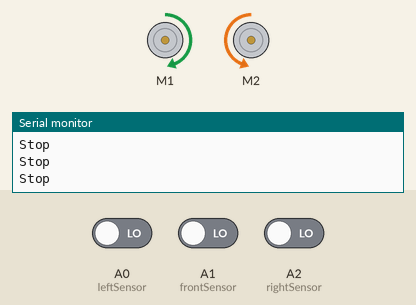
Simulated run of this sketch. Board: Arduino Uno, built with avr-gcc and run on an emulated ATmega328P. On the bench: 2 × DC motor (green arrow = forward, orange = backward, longer = faster), the last lines printed to the serial monitor. The inputs (shaded band) are chosen by the test bench; at power-on: A0 (leftSensor) LOW, A2 (rightSensor) LOW, A1 (frontSensor) LOW.

Above: at 1.2 s.
1.3 s: A0 (leftSensor) driven HIGH
At 1.9 s:
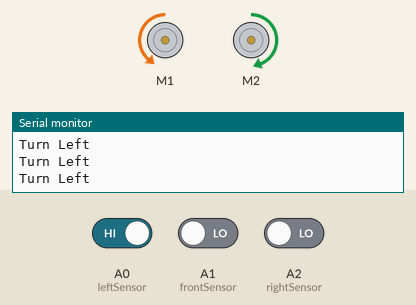
2.8 s: A2 (rightSensor) driven HIGH
At 3.6 s:
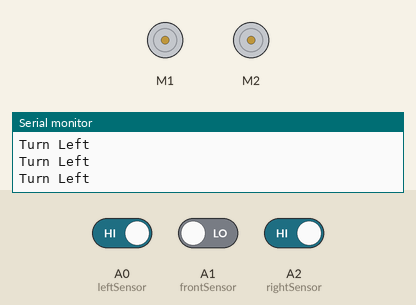
4.3 s: A0 (leftSensor) driven LOW
At 5.5 s:
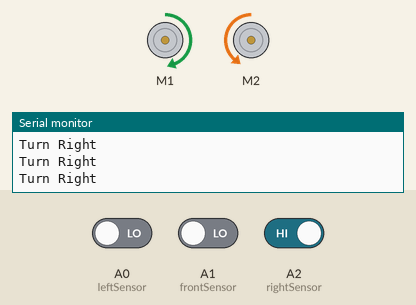
5.8 s: A2 (rightSensor) driven LOW
At 7.0 s:
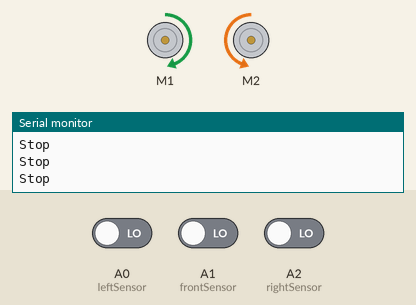
7.3 s: A1 (frontSensor) driven HIGH
At 8.5 s:
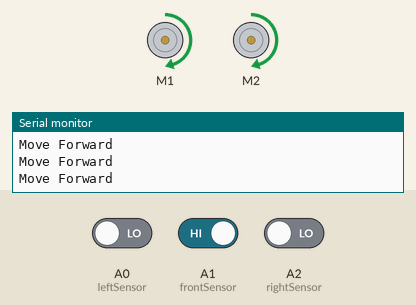
8.8 s: A1 (frontSensor) driven LOW
At 10.2 s:
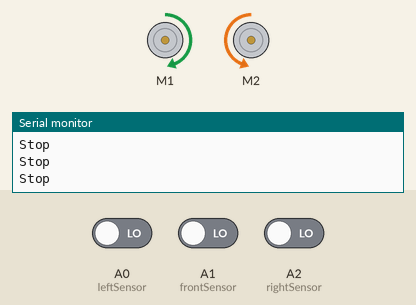
Timing chart, 0 to 11.3 s (numbered marks = the images above; inputs shaded):
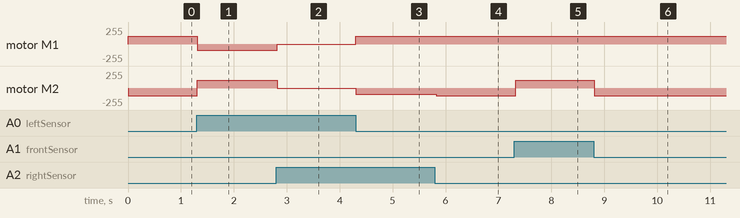

The sketch:

simple_maze_solving_robot_code.ino
```cpp
// Maze Solving Robot Code
//
// This code is designed to control a maze-solving robot using the Adafruit Motor Shield and three infrared (IR) sensors to detect the robot's surroundings.
// The robot uses the IR sensors to sense the walls of the maze and determine the appropriate actions, such as moving forward, turning left or right, or performing a U-turn.
//
// Key Features:
// 1. IR Sensor Integration: Detects obstacles in front, left, and right of the robot.
// 2. Motor Control: Uses the Adafruit Motor Shield to control two DC motors for movement.
// 3. Decision-Making Logic: Implements a switch-case structure based on sensor states for navigation.
// 4. Customizable Parameters: Speed and delay values can be adjusted for smooth operation.
// 5. Debugging Capability: Serial output for monitoring the robot's behavior in real-time.
//
// The code is modular, with separate functions for forward movement, turning, stopping, and U-turns, ensuring clarity and ease of modification.

#include <AFMotor.h>  // Include the Adafruit Motor Shield library for motor control

// Motor Definitions
AF_DCMotor motorA(1);  // Motor A connected to terminal M1 on the motor shield
AF_DCMotor motorB(2);  // Motor B connected to terminal M2 on the motor shield

// Sensor Pin Definitions
const int leftSensor = A0;   // Left IR sensor pin
const int frontSensor = A1;  // Front IR sensor pin
const int rightSensor = A2;  // Right IR sensor pin

// Movement Parameters
const int forwardSpeed = 120;  // Speed for forward movement
const int TurningSpeed = 115;  // Speed for turning movements
const int turnDelay = 25;      // Delay for completing a turn
const int uTurnDelay = 50;    // Delay for completing a U-turn

void setup() {
  // Configure sensor pins as input
  pinMode(leftSensor, INPUT);
  pinMode(frontSensor, INPUT);
  pinMode(rightSensor, INPUT);

  // Initialize serial communication for debugging
  Serial.begin(9600);
}

void loop() {
  // Read sensor values (0 or 1)
  int leftValue = digitalRead(leftSensor);
  int frontValue = digitalRead(frontSensor);
  int rightValue = digitalRead(rightSensor);

  // Combine sensor states into a single value for switch-case logic
  int sensorState = (leftValue << 2) | (frontValue << 1) | rightValue;

  // Decision-making based on sensor states
  switch (sensorState) {
    case 0b000:  // No sensors detect a wall
      uTurn();   // Perform a U-turn
      Serial.println("Stop");
      break;
    case 0b010:       // Only the front sensor detects a wall
      moveForward();  // Move forward
      Serial.println("Move Forward");
      break;
    case 0b111:    // All sensors detect walls
      turnLeft();  // Turn left
      Serial.println("Turn Left");
      break;
    case 0b100:    // Only the left sensor detects a wall
      turnLeft();  // Turn left
      Serial.println("Turn Left");
      break;
    case 0b110:    // Front and left sensors detect walls
      turnLeft();  // Turn left
      Serial.println("Turn Left");
      break;
    case 0b001:     // Only the right sensor detects a wall
      turnRight();  // Turn right
      Serial.println("Turn Right");
      break;
    case 0b011:     // Front and right sensors detect walls
      turnRight();  // Turn right
      Serial.println("Turn Right");
      break;
    case 0b101:      // Left and right sensors detect walls
      stopMotors();  // Stop the motors
      Serial.println("Turn Left");
      break;
    default:         // Unknown sensor state
      stopMotors();  // Stop the motors as a safety measure
      Serial.println("Unknown State");
      break;
  }
}

// Function to move forward
void moveForward() {
  motorA.setSpeed(forwardSpeed);  // Set speed for motor A
  motorB.setSpeed(forwardSpeed);  // Set speed for motor B
  motorA.run(FORWARD);            // Move motor A forward
  motorB.run(FORWARD);            // Move motor B forward
}

// Function to turn left
void turnLeft() {
  motorA.setSpeed(TurningSpeed - 20);  // Reduce speed of motor A for smoother turn
  motorB.setSpeed(TurningSpeed);       // Set speed for motor B
  motorA.run(BACKWARD);                // Move motor A backward
  motorB.run(FORWARD);                 // Move motor B forward
  delay(turnDelay);                    // Delay to complete the turn
}

// Function to turn right
void turnRight() {
  motorA.setSpeed(TurningSpeed);       // Set speed for motor A
  motorB.setSpeed(TurningSpeed - 20);  // Reduce speed of motor B for smoother turn
  motorA.run(FORWARD);                 // Move motor A forward
  motorB.run(BACKWARD);                // Move motor B backward
  delay(turnDelay);                    // Delay to complete the turn
}

// Function to stop the motors
void stopMotors() {
  motorA.run(RELEASE);  // Release motor A
  motorB.run(RELEASE);  // Release motor B
}

// Function to perform a U-turn
void uTurn() {
  motorA.setSpeed(TurningSpeed);  // Set speed for motor A
  motorB.setSpeed(TurningSpeed);  // Set speed for motor B
  motorA.run(FORWARD);            // Move motor A forward
  motorB.run(BACKWARD);           // Move motor B backward
  delay(uTurnDelay);              // Delay to complete the U-turn
}
```

Measured:
- after the input at 1.3 s, motor M1: forward 115/255 → backward 95/255 at once; motor M2: backward 115/255 → forward 115/255 at once
- after the input at 2.8 s, motor M1: backward 95/255 → stopped at once; motor M2: forward 115/255 → stopped at once
- after the input at 4.3 s, motor M1: stopped → forward 115/255 at once; motor M2: stopped → backward 95/255 at once
- after the input at 5.8 s, motor M2: backward 95/255 → backward 115/255 at once
- after the input at 7.3 s, motor M1: forward 115/255 → forward 120/255 at once; motor M2: backward 115/255 → forward 120/255 at once
- after the input at 8.8 s, motor M1: forward 120/255 → forward 115/255 at once; motor M2: forward 120/255 → backward 115/255 at once
